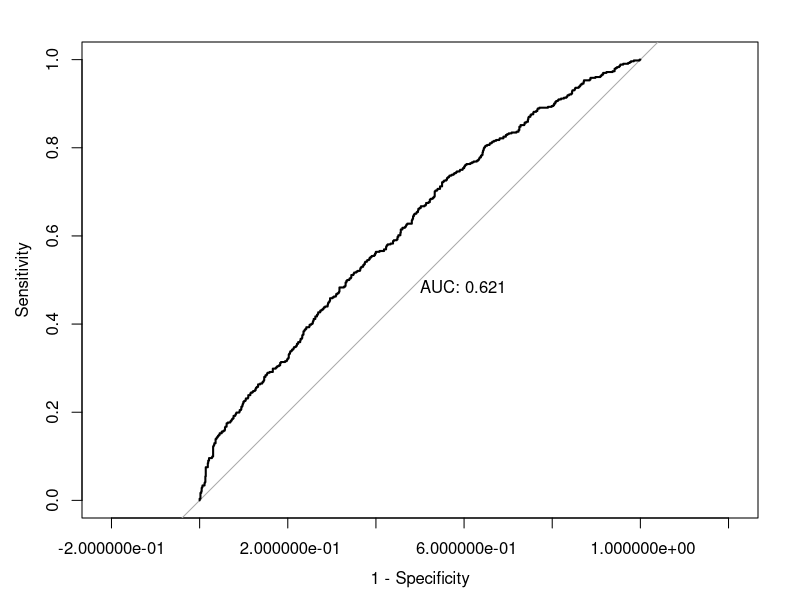
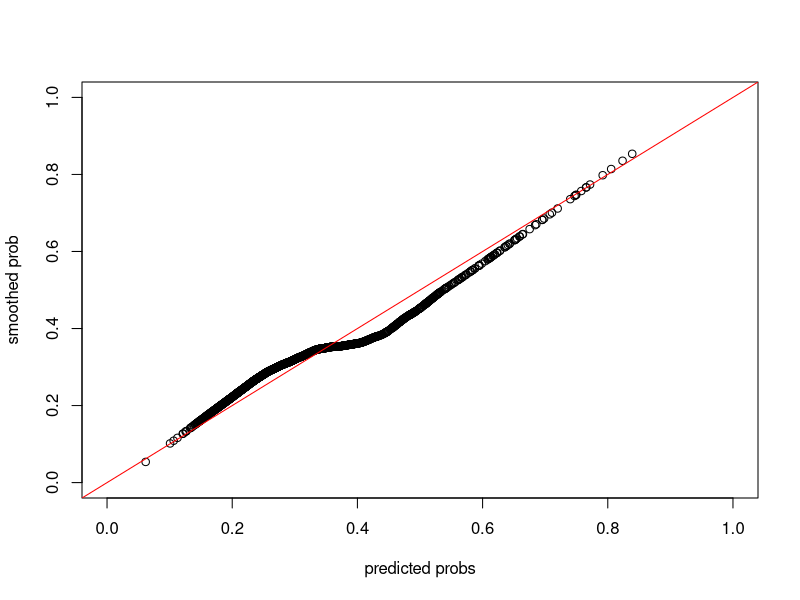
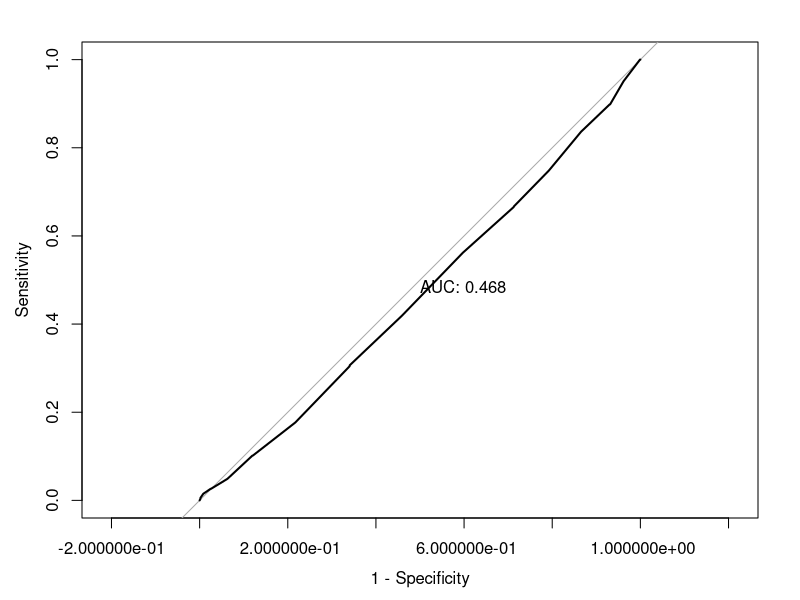
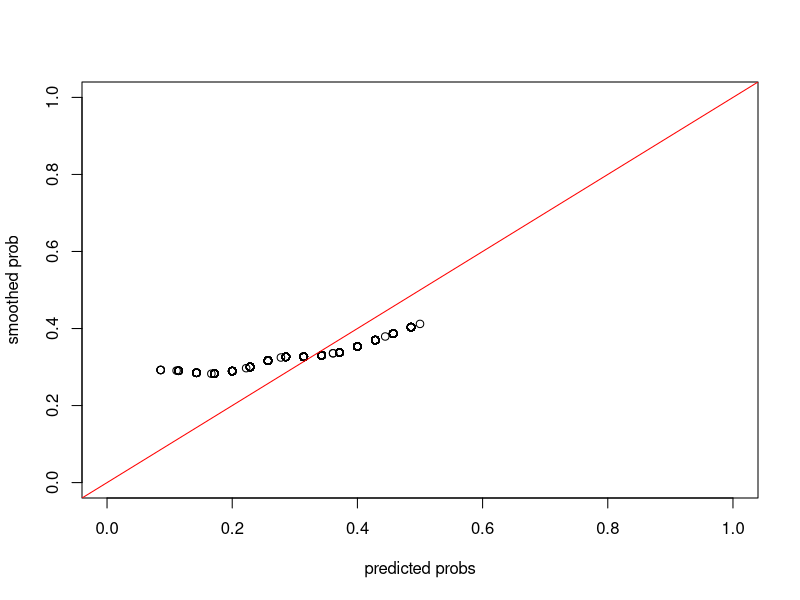
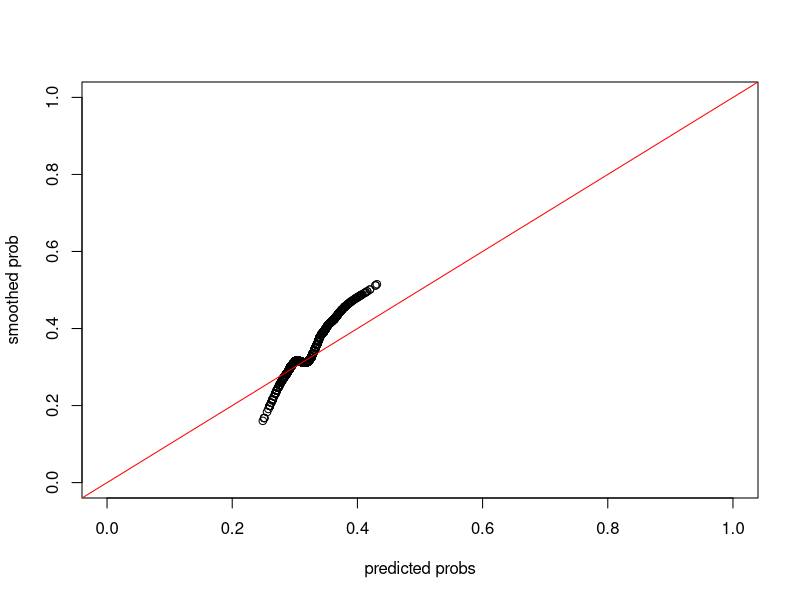

These figures' R source, in order:
library(dplyr)
library(pROC)
library(class)

set.seed(10)

dat.infarc <- read.table("infarc-data/infarcts.txt", header = T)

dat.infarc.use <- dat.infarc %>% 
  select(infarcts, age, educ, income, weight, height, packyrs, alcoh, chd, claud, htn, diabetes, ldl, crt) %>% 
  na.omit()

train.ind <- sample(1:nrow(dat.infarc.use), floor(nrow(dat.infarc.use)/2))

dat.train <- dat.infarc.use[train.ind,]
dat.test <- dat.infarc.use[-train.ind,]

fit <- glm(infarcts~ .,
           family = binomial(),
           data = dat.train)

#### Evaluating Fit

preds <- predict(fit, dat.test, type = "response")

roc.glm <- roc(dat.test$infarcts, preds)

plot(roc.glm, legacy.axes = TRUE, print.auc = TRUE)

### Evaluating calibration

smoother <- loess(dat.test$infarcts ~ preds, span = 0.6, degree = 1)

plot(preds, predict(smoother), xlim = c(0,1), ylim = c(0,1), xlab = "predicted probs", ylab = "smoothed prob")
abline(0,1, col = "red")

#### Fitting a knn model

preds.35 <- knn(dat.train %>% select(-infarcts),
    dat.test %>% select(-infarcts),
    as.factor(dat.train$infarcts),
    k = 35, prob = TRUE)

#### Evaluating Fit

roc.knn35 <- roc(dat.test$infarcts, attributes(preds.35)$prob)

plot(roc.knn35, legacy.axes = TRUE, print.auc = TRUE)

### Evaluating calibration

knn35.use <- 1-attributes(preds.35)$prob

smoother <- loess(dat.test$infarcts ~ knn35.use, span = 0.6, degree = 1)

plot(knn35.use, predict(smoother), xlim = c(0,1), ylim = c(0,1), xlab = "predicted probs", ylab = "smoothed prob")
abline(0,1, col = "red")

### Selecting the number of neighbors

eval.knn <- list()

for(num.k in 1:20){
  preds.knn <- knn(dat.train %>% select(-infarcts),
                  dat.test %>% select(-infarcts),
                  as.factor(dat.train$infarcts),
                  k = 50 + num.k*20, prob = TRUE)
  eval.knn[num.k] <- roc(dat.test$infarcts, attributes(preds.knn)$prob)$auc
}

unlist(eval.knn)

num.k.use <- which.min(unlist(eval.knn)) * 20 + 50

preds.knn <- knn(dat.train %>% select(-infarcts),
                 dat.test %>% select(-infarcts),
                 as.factor(dat.train$infarcts),
                 k = num.k.use, prob = TRUE)

## Evaluating calibration

preds.knn.use <- 1-attributes(preds.knn)$prob ## flipping things because knn flipped class label

smoother <- loess(dat.test$infarcts ~ preds.knn.use, span = 0.6, degree = 1)

plot(preds.knn.use, predict(smoother), xlim = c(0,1), ylim = c(0,1), xlab = "predicted probs", ylab = "smoothed prob")
abline(0,1, col = "red")
